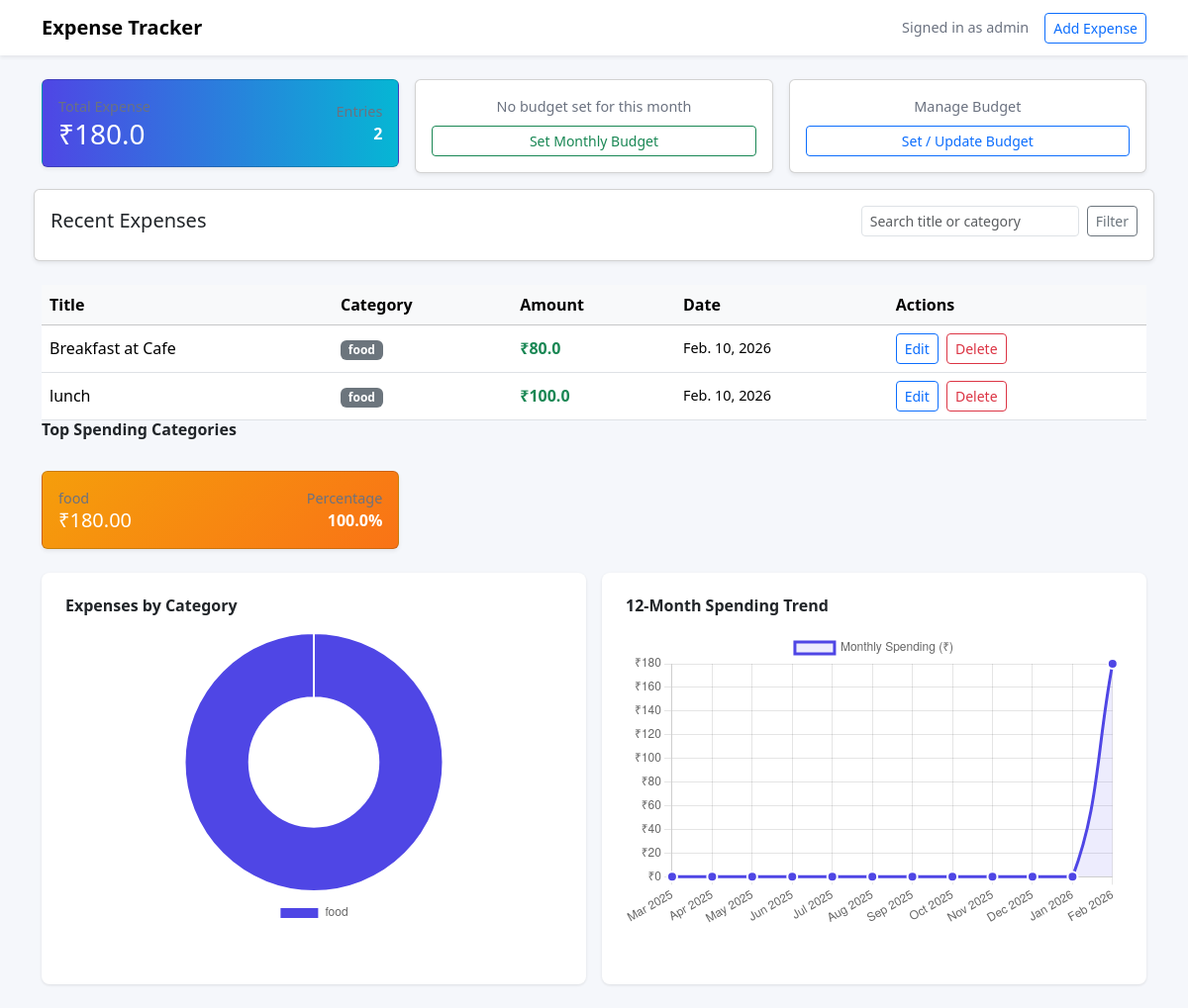
The app's page / (signed in) with its own data.
### tracker/models.py (models this page shows, shortened)
class Expense(models.Model):
    user = models.ForeignKey(User, on_delete=models.CASCADE)
    category = models.ForeignKey(Category, on_delete=models.CASCADE)
    title = models.CharField(max_length=100)
    amount = models.FloatField()
    date = models.DateField()

class Category(models.Model):
    name = models.CharField(max_length=100)

### tracker/views.py (the view)
# urls.py: path('', views.dashboard, name='dashboard'),
@login_required
def dashboard(request):
    expenses = Expense.objects.filter(user=request.user).order_by('-date')
    total_expense = expenses.aggregate(Sum('amount'))['amount__sum'] or 0
    now = datetime.now()
    budget = Budget.objects.filter(
        user=request.user,
        month=now.month,
        year=now.year
    ).first()
    remaining = None
    if budget:
        remaining = budget.amount - total_expense
    categories = Category.objects.all()
    category_data = expenses.values('category__name').annotate(
        total=Sum('amount')
    ).order_by('-total')
    category_labels = [item['category__name'] for item in category_data]
    category_amounts = [float(item['total']) for item in category_data]
    monthly_data = {}
    for i in range(11, -1, -1):
        month_offset = i
        month = now.month - month_offset
        year = now.year
        while month <= 0:
            month += 12
            year -= 1
        month_key = datetime(year, month, 1).strftime('%b %Y')
        monthly_expenses = expenses.filter(
            date__year=year,
            date__month=month
        ).aggregate(Sum('amount'))['amount__sum'] or 0
        monthly_data[month_key] = float(monthly_expenses)
    monthly_labels = list(monthly_data.keys())
    monthly_amounts = list(monthly_data.values())
    top_categories = []
    for category_item in category_data[:3]:
        percentage = (category_item['total'] / total_expense * 100) if total_expense > 0 else 0
        top_categories.append({
            'name': category_item['category__name'],
            'amount': category_item['total'],
            'percentage': round(percentage, 1)
        })
    return render(request, 'tracker/dashboard.html', {
        'expenses': expenses,
        'total_expense': total_expense,
        'categories': categories,
        'budget': budget,
        'remaining': remaining,
        'category_labels': json.dumps(category_labels),
        'category_amounts': json.dumps(category_amounts),
        'monthly_labels': json.dumps(monthly_labels),
        'monthly_amounts': json.dumps(monthly_amounts),
        'top_categories': top_categories,
    })

### tracker/templates/tracker/dashboard.html (shortened to what this page needs)
<!DOCTYPE html>
<html lang="en">
  <head>
    <link href="https://cdn.jsdelivr.net/npm/bootstrap@5.3.2/dist/css/bootstrap.min.css" rel="stylesheet">
  </head>
  <body>
    <nav class="navbar navbar-expand bg-white shadow-sm mb-4">
      <div class="container">
        <a class="navbar-brand fw-bold" href="#">Expense Tracker</a>
        <div class="d-flex align-items-center">
          <span class="me-3 small-muted">Signed in as {{ user.username }}</span>
          <a class="btn btn-outline-primary btn-sm" href="{% url 'add_expense' %}">Add Expense</a>
        </div>
      </div>
    </nav>
    <div class="container">
      <div class="row g-3 mb-4">
        <div class="col-md-4">
          <div class="card card-total shadow-sm p-3">
            <div class="d-flex justify-content-between align-items-center">
              <div>
                <div class="small-muted">Total Expense</div>
                <div class="h3 mb-0">₹{{ total_expense }}</div>
              </div>
              <div class="text-end">
                <div class="small-muted">Entries</div>
                <div class="fw-semibold">{{ expenses|length }}</div>
              </div>
            </div>
          </div>
        </div>
        <div class="col-md-4">
          {% if budget %}
            <div class="card shadow-sm p-3 {% if remaining < 0 %}card-warning{% else %}card-budget{% endif %}">
              <div>
                <div class="small-muted">Monthly Budget</div>
                <div class="h4 mb-1">₹{{ budget.amount }}</div>
                <div class="small">
                  Remaining: <strong>₹{{ remaining }}</strong>
                </div>
                {% if remaining < 0 %}
                  <div class="mt-1 fw-semibold">⚠ Budget Exceeded</div>
                {% endif %}
              </div>
            </div>
          {% else %}
            <div class="card shadow-sm p-3 text-center">
              <div class="small-muted mb-2">No budget set for this month</div>
              <a href="{% url 'set_budget' %}" class="btn btn-sm btn-outline-success">
                Set Monthly Budget
              </a>
            </div>
          {% endif %}
        </div>
        <div class="col-md-4">
          <div class="card shadow-sm p-3 text-center">
            <div class="small-muted mb-2">Manage Budget</div>
            <a href="{% url 'set_budget' %}" class="btn btn-sm btn-outline-primary">
              Set / Update Budget
            </a>
          </div>
        </div>
      <div class="card shadow-sm p-3">
        <div class="d-flex justify-content-between align-items-center mb-2">
          <h5 class="mb-0">Recent Expenses</h5>
          <form method="get" class="d-flex" style="gap:.5rem">
            <input name="q" class="form-control form-control-sm" placeholder="Search title or category">
            <button class="btn btn-sm btn-outline-secondary">Filter</button>
          </form>
        </div>
      </div>
      </div>
      <div class="table-wrap">
          <table class="table table-hover align-middle mb-0">
            <thead class="table-light">
              <tr>
                <th>Title</th>
                <th>Category</th>
                <th>Amount</th>
                <th>Date</th>
                <th>Actions</th>
              </tr>
            </thead>
            <tbody>
              {% for e in expenses %}
                <tr>
                  <td>{{ e.title }}</td>
                  <td><span class="badge bg-secondary">{{ e.category.name }}</span></td>
                  <td class="text-success fw-semibold">₹{{ e.amount }}</td>
                  <td class="small-muted">{{ e.date }}</td>
                  <td>
                    <a class="btn btn-sm btn-outline-primary me-1"
                       href="{% url 'edit_expense' e.id %}">Edit</a>
                    <a class="btn btn-sm btn-outline-danger"
                       href="{% url 'delete_expense' e.id %}"
                       onclick="return confirm('Are you sure you want to delete this expense?');">
                       Delete
                    </a>
                  </td>
                </tr>
              {% empty %}
                <tr>
                  <td colspan="5" class="text-center small-muted">
                    No expenses yet. Add your first expense.
                  </td>
                </tr>
              {% endfor %}
            </tbody>
          </table>
        </div>
      {% if top_categories %}
        <div class="row g-3 mb-4">
          <div class="col-12">
            <h6 class="fw-bold mb-3">Top Spending Categories</h6>
          </div>
          {% for category in top_categories %}
            <div class="col-md-4">
              <div class="card card-category shadow-sm p-3">
                <div class="d-flex justify-content-between align-items-center">
                  <div>
                    <div class="small-muted">{{ category.name }}</div>
                    <div class="h5 mb-0">₹{{ category.amount|floatformat:2 }}</div>
                  </div>
                  <div class="text-end">
                    <div class="small-muted">Percentage</div>
                    <div class="fw-semibold">{{ category.percentage }}%</div>
                  </div>
                </div>
              </div>
            </div>
          {% endfor %}
        </div>
      {% endif %}
      <div class="row g-3 mb-4">
        <div class="col-lg-6">
          <div class="chart-wrapper">
            <h6 class="mb-3 fw-bold">Expenses by Category</h6>
            {% if category_amounts|length > 0 %}
              <div class="chart-container">
                <canvas id="categoryChart"></canvas>
              </div>
            {% else %}
              <div class="text-center text-muted py-5">
                <p>No expenses yet. Add your first expense to see the breakdown.</p>
              </div>
            {% endif %}
          </div>
        </div>
        <div class="col-lg-6">
          <div class="chart-wrapper">
            <h6 class="mb-3 fw-bold">12-Month Spending Trend</h6>
            {% if monthly_amounts|length > 0 %}
              <div class="chart-container">
                <canvas id="monthlyChart"></canvas>
              </div>
            {% else %}
              <div class="text-center text-muted py-5">
                <p>No spending data available.</p>
              </div>
            {% endif %}
          </div>
        </div>
      </div>
    </div>
    <script>
      /* eslint-disable */
      // Category Pie Chart
      {% if category_amounts|length > 0 %}
        const categoryCtx = document.getElementById('categoryChart').getContext('2d');
        const categoryChart = new Chart(categoryCtx, {
          type: 'doughnut',
          data: {
            labels: {{ category_labels|safe }},
            datasets: [{
              data: {{ category_amounts|safe }},
              backgroundColor: [
                '#4f46e5', '#06b6d4', '#f59e0b', '#ef4444', '#8b5cf6',
                '#ec4899', '#14b8a6', '#f97316', '#6366f1', '#10b981'
              ],
              borderWidth: 2,
              borderColor: '#fff'
            }]
          },
          options: {
            responsive: true,
            maintainAspectRatio: false,
            plugins: {
              legend: {
                position: 'bottom',
                labels: { padding: 15, font: { size: 12 } }
              }
            }
          }
        });
      {% endif %}
      // Monthly Trend Line Chart
      {% if monthly_amounts|length > 0 %}
        const monthlyCtx = document.getElementById('monthlyChart').getContext('2d');
        const monthlyChart = new Chart(monthlyCtx, {
          type: 'line',
          data: {
            labels: {{ monthly_labels|safe }},
            datasets: [{
              label: 'Monthly Spending (₹)',
              data: {{ monthly_amounts|safe }},
              borderColor: '#4f46e5',
              backgroundColor: 'rgba(79, 70, 229, 0.1)',
              borderWidth: 3,
              fill: true,
              tension: 0.4,
              pointRadius: 5,
              pointBackgroundColor: '#4f46e5',
              pointBorderColor: '#fff',
              pointBorderWidth: 2
            }]
          },
          options: {
            responsive: true,
            maintainAspectRatio: false,
            plugins: {
              legend: {
                display: true,
                labels: { font: { size: 12 } }
              }
            },
            scales: {
              y: {
                beginAtZero: true,
                ticks: { callback: function(value) { return '₹' + value; } }
              }
            }
          }
        });
      {% endif %}
      /* eslint-enable */
    </script>
  </body>
</html>

### tracker/templates/tracker/dashboard.html (style rules this page uses)
body { background:#f5f7fb; }
.card-total { background: linear-gradient(90deg,#4f46e5,#06b6d4); color: white; }
.card-category { background: linear-gradient(135deg,#f59e0b,#f97316); color: white; }
.small-muted { font-size:0.9rem; color:#6b7280; }
.table-wrap { max-height:60vh; overflow:auto; }
.chart-container { position: relative; height: 300px; margin-bottom: 2rem; }
.chart-wrapper { background: white; border-radius: 0.5rem; padding: 1.5rem; box-shadow: 0 1px 3px rgba(0,0,0,0.1); }

### records on screen
Expense: title "Breakfast at Cafe", category.name "food", amount "80.0", date "Feb. 10, 2026"
Expense: title "lunch", category.name "food", amount "100.0", date "Feb. 10, 2026"
Category: name "food", amount "180.00", percentage "100.0"

### other values on screen
{{ user.username }} "admin"
{{ total_expense }} "180.0"
{{ expenses|length }} "2"
chart data {{ category_labels|safe }} ["food"]
chart data {{ monthly_amounts|safe }} [0.0, 0.0, 0.0, 0.0, 0.0, 0.0, 0.0, 0.0, 0.0, 0.0, 0.0, 180.0]
